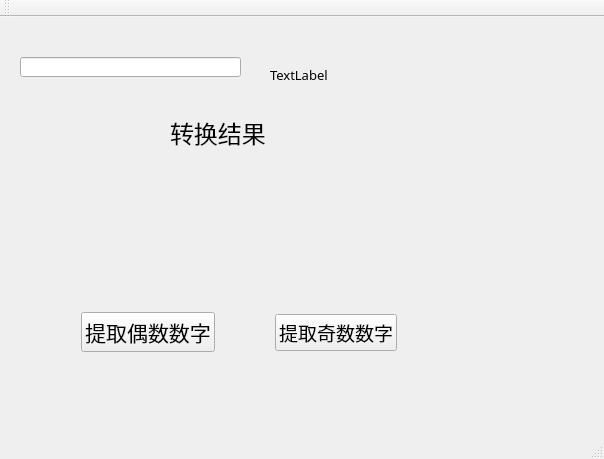
<?xml version="1.0" encoding="UTF-8"?>
<ui version="4.0">
 <class>Mycontrol</class>
 <widget class="QMainWindow" name="Mycontrol">
  <property name="geometry">
   <rect>
    <x>0</x>
    <y>0</y>
    <width>604</width>
    <height>459</height>
   </rect>
  </property>
  <property name="windowTitle">
   <string>Mycontrol</string>
  </property>
  <widget class="QWidget" name="centralWidget">
   <widget class="QLabel" name="label">
    <property name="geometry">
     <rect>
      <x>270</x>
      <y>50</y>
      <width>111</width>
      <height>16</height>
     </rect>
    </property>
    <property name="font">
     <font>
      <family>Agency FB</family>
      <pointsize>10</pointsize>
     </font>
    </property>
    <property name="text">
     <string>TextLabel</string>
    </property>
   </widget>
   <widget class="QLineEdit" name="lineEdit">
    <property name="geometry">
     <rect>
      <x>20</x>
      <y>40</y>
      <width>221</width>
      <height>20</height>
     </rect>
    </property>
   </widget>
   <widget class="QLabel" name="label_2">
    <property name="geometry">
     <rect>
      <x>170</x>
      <y>80</y>
      <width>121</width>
      <height>71</height>
     </rect>
    </property>
    <property name="font">
     <font>
      <family>Agency FB</family>
      <pointsize>18</pointsize>
     </font>
    </property>
    <property name="text">
     <string>转换结果</string>
    </property>
   </widget>
   <widget class="QWidget" name="">
    <property name="geometry">
     <rect>
      <x>70</x>
      <y>270</y>
      <width>338</width>
      <height>91</height>
     </rect>
    </property>
    <layout class="QHBoxLayout" name="horizontalLayout">
     <item>
      <widget class="QPushButton" name="pushButton">
       <property name="font">
        <font>
         <family>Agency FB</family>
         <pointsize>16</pointsize>
        </font>
       </property>
       <property name="text">
        <string>提取偶数数字</string>
       </property>
      </widget>
     </item>
     <item>
      <spacer name="horizontalSpacer">
       <property name="orientation">
        <enum>Qt::Horizontal</enum>
       </property>
       <property name="sizeHint" stdset="0">
        <size>
         <width>68</width>
         <height>20</height>
        </size>
       </property>
      </spacer>
     </item>
     <item>
      <widget class="QPushButton" name="pushButton_2">
       <property name="font">
        <font>
         <family>Agency FB</family>
         <pointsize>14</pointsize>
        </font>
       </property>
       <property name="text">
        <string>提取奇数数字</string>
       </property>
      </widget>
     </item>
    </layout>
   </widget>
   <zorder>label</zorder>
   <zorder>lineEdit</zorder>
   <zorder>label_2</zorder>
   <zorder>pushButton</zorder>
   <zorder>pushButton_2</zorder>
   <zorder>pushButton_2</zorder>
   <zorder>horizontalSpacer</zorder>
  </widget>
  <widget class="QMenuBar" name="menuBar">
   <property name="geometry">
    <rect>
     <x>0</x>
     <y>0</y>
     <width>604</width>
     <height>21</height>
    </rect>
   </property>
  </widget>
  <widget class="QToolBar" name="mainToolBar">
   <attribute name="toolBarArea">
    <enum>TopToolBarArea</enum>
   </attribute>
   <attribute name="toolBarBreak">
    <bool>false</bool>
   </attribute>
  </widget>
  <widget class="QStatusBar" name="statusBar"/>
 </widget>
 <layoutdefault spacing="6" margin="11"/>
 <resources/>
 <connections/>
</ui>
